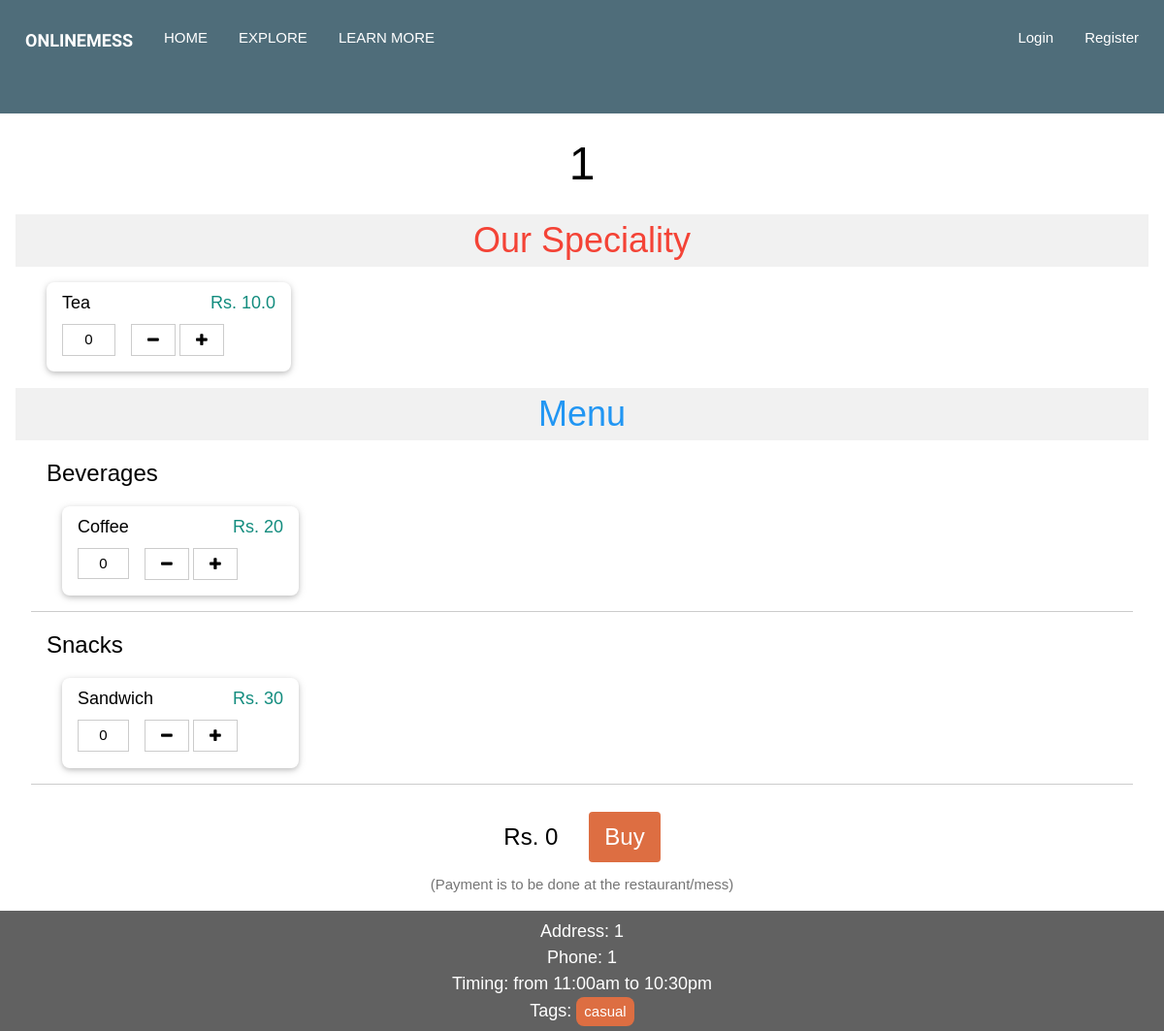
Screenshot of /restaurant/2 with the database file from the repository.
### main.py (models this page shows)
class RestaurantsDB(db.Model):
	id = db.Column(db.Integer, primary_key=True, unique=True)
	name = db.Column(db.String(80))
	menu = db.Column(db.String(80))
	rating = db.Column(db.Integer)
	address = db.Column(db.String(80))
	phone = db.Column(db.String(20))
	opening_timing = db.Column(db.String(80))
	closing_timing = db.Column(db.String(80))
	tags = db.Column(db.String(80))
	owner = db.Column(db.Integer)
	images = db.relationship('ImagesDB', backref='parent_rest')
	monthly_items = db.Column(db.String(300))
	vegetarian = db.Column(db.Boolean)
	average_cost = db.Column(db.Float)
	orders = db.Column(db.String)
	main_menu_name = db.Column(db.String)
	main_menu_price = db.Column(db.Float)

### main.py (the view, shortened to what this page needs)
@app.route("/restaurant/<restaurant_id>", methods=["POST", "GET"])
def restaurant(restaurant_id):
	if "user" in session:
		loggedIn = [session["username"], session["account_type"], session["user"]]
		currentUser = UsersDB.query.filter_by(email=session["user"]).first()
		if currentUser:
			subscribed_list = []
			currentBills = BillsDB.query.filter_by(subscriber=currentUser.id, creator=restaurant_id, active=0b1).all()
			if currentBills:
				updated_subscriptions = currentBills
				for bill in currentBills:
					if bill:
						end_date = datetime.strptime(bill.timestamp, '%Y-%m-%d %H:%M:%S.%f') +timedelta(days=1)
						restaurant = RestaurantsDB.query.filter_by(id=restaurant_id).first()
						if restaurant:
							if datetime.now() > end_date:
								updated_subscriptions.remove(bill)
								bill.active = 0b0
								bill.coupon = ""
								db.session.commit()
								flash(f"{restaurant.name} - Order expired on {end_date.strftime('%a, %d %b %Y')}", "error")
								continue
							bill_orders = OrdersDB.query.filter_by(bill_id=bill.id).all()
							items = []
							for order in bill_orders:
								items.append([order.item, order.quantity, order.price])
							subscribed_list.append([restaurant, items, bill.total_price, end_date.strftime("%a, %d %b %Y"), bill.coupon])
	else:
		loggedIn = None
		subscribed_list = None
	currentRest = RestaurantsDB.query.filter_by(id=restaurant_id).first()
	if currentRest:
		menu = []
		for index, item in enumerate(currentRest.menu.split("| "), 0):
			menu.append(item.split("~")+[index])
		categorized_menu = {}
		for item in menu:
			if item[-2] not in categorized_menu:
				categorized_menu[item[-2]] = []
			categorized_menu[item[-2]].append(item)
		if currentRest.main_menu_name and currentRest.main_menu_price:
			categorized_menu["Our Speciality"] = [[currentRest.main_menu_name, currentRest.main_menu_price, "Our Speciality", 11]]
		return render_template("restaurant.html", restaurant=currentRest, logged_in=loggedIn, categorized_menu=categorized_menu, subscribed_list=subscribed_list)
	else:
		flash("Restaurant closed or no longer available", "error")
		return redirect(url_for("search"))

### templates/restaurant.html (shortened to what this page needs)
{% extends "base.html" %}
{% block css %}
	<link rel="stylesheet" type="text/css" href= "{{ url_for('static',filename='style/restaurant.css') }}">
{% endblock %}
{% block content %}
	<div class="w3-center w3-xxxlarge w3-margin">{{ restaurant.name }}</div>
	<div class="w3-container">
		<form method="post" id='order_form'>
		{% if categorized_menu["Our Speciality"] %}
			<div class="w3-xxlarge w3-light-grey w3-text-red w3-center">Our Speciality</div>
			<div class="w3-container">
				{% for item in categorized_menu["Our Speciality"] %}
					{% if item[0] and item[1] %}
					<div class="w3-quarter">
						<div class="w3-card w3-round-large w3-margin w3-hover-shadow">
							<div class="w3-container w3-padding">
								<div class="w3-large w3-twothird">{{ item[0] }}</div>
								<div class="w3-text-acp-mid-green w3-right w3-large w3-rest">Rs. {{ item[1]}}</div>
							</div>
							<footer class="w3-container">
								<div class="w3-button w3-border w3-content w3-margin-bottom" onclick="
									var current_count = parseInt(this.parentElement.children[1].value);
									var current_price = parseInt(document.getElementById('text_total_price').value);
									var item_price = parseInt('{{item[1]|int}}');
									if (current_count >= 1)
									{
										this.parentElement.children[1].value = current_count - 1;
										document.getElementById('text_total_price').value = current_price - item_price;
										document.getElementById('label_total_price').textContent = 'Rs. ' + (current_price-item_price);
									} ">
									<i class="fa fa-minus"></i>
								</div>
									<input type="text" id="item_count" class="w3-padding-small w3-quarter w3-border w3-center w3-input w3-margin-right w3-margin-bottom" value="0" name="text_count_{{item[-1]}}"readonly/>
								<div class="w3-button w3-border w3-content w3-margin-bottom" onclick="
									var current_count = parseInt(this.parentElement.children[1].value);
									var current_price = parseInt(document.getElementById('text_total_price').value);
									var item_price = parseInt('{{item[1]|int}}');
									if (current_count <= 9)
									{
										this.parentElement.children[1].value = current_count + 1;
										document.getElementById('text_total_price').value = current_price + item_price;
										document.getElementById('label_total_price').textContent = 'Rs. ' + (current_price+item_price);
									} ">
									<i class="fa fa-plus"></i>
								</div>
							</footer>
						</div>
					</div>
					{% endif %}
				{% endfor %}
				{% set _ =categorized_menu.pop("Our Speciality", None) %}
			</div>
		{% endif %}
		<div class="w3-center w3-xxlarge w3-text-blue w3-light-grey">Menu</div>
		{% for category, menu in categorized_menu.items() %}
			<div class="w3-container w3-border-bottom w3-margin">
				<div class="w3-xlarge">{{category}}</div>
				{% for item in menu %}
					{% if item[0] and item[1] %}
					<div class="w3-quarter">
						<div class="w3-card w3-round-large w3-margin w3-hover-shadow">
							<div class="w3-container w3-padding">
								<div class="w3-large w3-twothird">{{ item[0] }}</div>
								<div class="w3-text-acp-mid-green w3-right w3-large w3-rest">Rs. {{ item[1] }}</div>
							</div>
							<footer class="w3-container">
								<div class="w3-button w3-border w3-content w3-margin-bottom" onclick="
									var current_count = parseInt(this.parentElement.children[1].value);
									var current_price = parseInt(document.getElementById('text_total_price').value);
									var item_price = parseInt('{{item[1]|int}}');
									if (current_count >= 1)
									{
										this.parentElement.children[1].value = current_count - 1;
										document.getElementById('text_total_price').value = current_price - item_price;
										document.getElementById('label_total_price').textContent = 'Rs. ' + (current_price-item_price);
									} ">
									<i class="fa fa-minus"></i>
								</div>
									<input type="text" id="item_count" class="w3-padding-small w3-quarter w3-border w3-center w3-input w3-margin-right w3-margin-bottom" value="0" name="text_count_{{item[-1]}}"readonly/>
								<div class="w3-button w3-border w3-content w3-margin-bottom" onclick="
									var current_count = parseInt(this.parentElement.children[1].value);
									var current_price = parseInt(document.getElementById('text_total_price').value);
									var item_price = parseInt('{{item[1]|int}}');
									if (current_count <= 9)
									{
										this.parentElement.children[1].value = current_count + 1;
										document.getElementById('text_total_price').value = current_price + item_price;
										document.getElementById('label_total_price').textContent = 'Rs. ' + (current_price+item_price);
									} ">
									<i class="fa fa-plus"></i>
								</div>
							</footer>
						</div>
					</div>
					{% endif %}
				{% endfor %}
			</div>
		{% endfor %}
		<div class="w3-container w3-padding-large" style="text-align: center; display: flex; align-items: center; justify-content: center;">
			<label id="label_total_price" class="w3-xlarge w3-margin-right">Rs. 0</label>
			<input type="button" name="button_order" value="Buy" class="w3-button w3-xlarge w3-hover-green w3-sienna w3-round w3-large w3-margin-left"
			onclick="
			var total_price = parseInt(document.getElementById('text_total_price').value);
			if (total_price > 0)
			{
				document.getElementById('order_form').submit();
			}" />
		</div>
		<div class=" w3-container w3-text-grey w3-center">(Payment is to be done at the restaurant/mess)</div>
		</form>
	</div>
		<div class="w3-large w3-center w3-dark-grey w3-padding">
			Address: {{restaurant.address}}<br/>
			Phone: {{restaurant.phone}}<br/>
			Timing: from {{restaurant.opening_timing}} to {{restaurant.closing_timing}}<br/>
			Tags: {% for tag in restaurant.tags.split(", ") %}
					<a href="/search?text_query_name={{tag}}" class=" w3-button w3-sienna w3-round-large w3-padding-small w3-medium">{{tag}}</a>
				{% endfor %}
{% endblock %}

### static/style/w3css.css (style rules this page uses)
html { box-sizing:border-box }
*,*:before,*:after { box-sizing:inherit }
html { -ms-text-size-adjust:100%;-webkit-text-size-adjust:100% }
body { margin:0 }
article,aside,details,figcaption,figure,footer,header,main,menu,nav,section { display:block }
a { background-color:transparent }
button,input,select,textarea,optgroup { font:inherit;margin:0 }
button,input { overflow:visible }
button,[type=button],[type=reset],[type=submit] { -webkit-appearance:button }
html,body { font-family:Verdana,sans-serif;font-size:15px;line-height:1.5 }
html { overflow-x:hidden }
a { color:inherit }
.w3-btn,.w3-button { border:none;display:inline-block;padding:8px 16px;vertical-align:middle;overflow:hidden;text-decoration:none;color:inherit;background-color:inherit;text-align:center;cursor:pointer;white-space:nowrap }
.w3-btn,.w3-button { -webkit-touch-callout:none;-webkit-user-select:none;-khtml-user-select:none;-moz-user-select:none;-ms-user-select:none;user-select:none }
.w3-input { padding:8px;display:block;border:none;border-bottom:1px solid #ccc;width:100% }
.w3-container:after,.w3-container:before,.w3-panel:after,.w3-panel:before,.w3-row:after,.w3-row:before,.w3-row-padding:after,.w3-row-padding:before, .w3-cell-row:before,.w3-cell-row:after,.w3-clear:after,.w3-clear:before,.w3-bar:before,.w3-bar:after { content:"";display:table;clear:both }
.w3-col,.w3-half,.w3-third,.w3-twothird,.w3-threequarter,.w3-quarter { float:left;width:100% }
@media (min-width:601px) { .w3-col.m3,.w3-quarter { width:24.99999% } }
@media (min-width:601px) { .w3-col.m8,.w3-twothird { width:66.66666% } }
.w3-rest { overflow:hidden }
.w3-content,.w3-auto { margin-left:auto;margin-right:auto }
.w3-content { max-width:980px }
.w3-round,.w3-round-medium { border-radius:4px }
.w3-round-large { border-radius:8px }
.w3-container,.w3-panel { padding:0.01em 16px }
.w3-card,.w3-card-2 { box-shadow:0 2px 5px 0 rgba(0,0,0,0.16),0 2px 10px 0 rgba(0,0,0,0.12) }
.w3-medium { font-size:15px!important }
.w3-large { font-size:18px!important }
.w3-xlarge { font-size:24px!important }
.w3-xxlarge { font-size:36px!important }
.w3-xxxlarge { font-size:48px!important }
.w3-center { text-align:center!important }
.w3-border { border:1px solid #ccc!important }
.w3-border-bottom { border-bottom:1px solid #ccc!important }
.w3-margin { margin:16px!important }
.w3-margin-bottom { margin-bottom:16px!important }
.w3-margin-left { margin-left:16px!important }
.w3-margin-right { margin-right:16px!important }
.w3-padding-small { padding:4px 8px!important }
.w3-padding { padding:8px 16px!important }
.w3-padding-large { padding:12px 24px!important }
.w3-right { float:right!important }
.w3-light-grey,.w3-hover-light-grey:hover,.w3-light-gray,.w3-hover-light-gray:hover { color:#000!important;background-color:#f1f1f1!important }
.w3-dark-grey,.w3-hover-dark-grey:hover,.w3-dark-gray,.w3-hover-dark-gray:hover { color:#fff!important;background-color:#616161!important }
.w3-text-blue,.w3-hover-text-blue:hover { color:#2196F3!important }
.w3-text-red,.w3-hover-text-red:hover { color:#f44336!important }
.w3-text-grey,.w3-hover-text-grey:hover,.w3-text-gray,.w3-hover-text-gray:hover { color:#757575!important }
.w3-text-acp-mid-green,.w3-hover-text-acp-mid-green:hover { color:#128C7E!important }
.w3-sienna,.w3-hover-sienna:hover { color:#FFF!important;background-color:#DD6E42!important }

### rows the page displays
RestaurantsDB: name "1", main_menu_name "Tea", main_menu_price "10.0", address "1", phone "1", opening_timing "11:00am", closing_timing "10:30pm", tags "casual"

### other values shown
{{ category }} "Beverages" "Snacks"
{{ item[0] }} "Coffee" "Sandwich"
{{ item[1] }} "20" "30"
